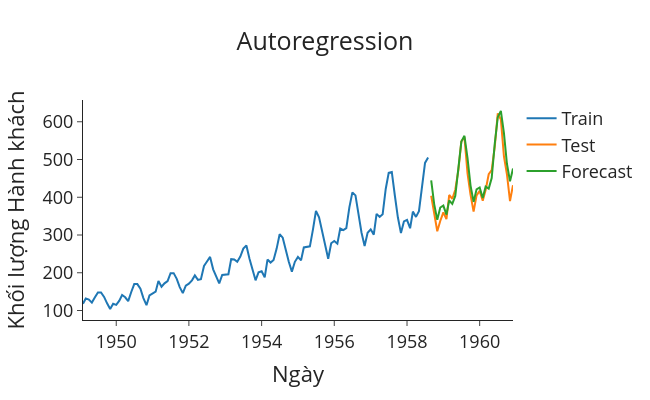

Notebook source saved alongside this figure:
### Markdown cell above
Các forecasts (dự báo) được tạo ra từ mô hình đã fit này là cho time series đã được differenced và biến đổi Box-Cox mà chúng ta đã tạo ra trước đó. Do đó, chúng ta phải un-difference (đảo ngược differencing) và áp dụng biến đổi Box-Cox nghịch đảo cho các predictions (dự đoán) để có được khối lượng hành khách hàng không được dự báo thực tế:

### Code cell
# Import các package
from scipy.special import inv_boxcox
import plotly.graph_objects as go

# Lấy forecasts và chuyển đổi sang khối lượng hành khách thực tế
transformed_forecasts = list(model.forecast(steps=len(test)))
boxcox_forecasts = []
for idx in range(len(test)):
    # Đảo ngược difference
    if idx == 0:
        boxcox_forecast = transformed_forecasts[idx] + train['Passengers_boxcox'].iloc[-1]
    else:
        boxcox_forecast = transformed_forecasts[idx] + boxcox_forecasts[idx-1]
    # Lưu forecast đã đảo ngược difference
    boxcox_forecasts.append(boxcox_forecast)
# Đảo ngược Box-Cox transformation
forecasts = inv_boxcox(boxcox_forecasts, lam)


def plot_forecasts(forecasts: list[float],
                   title: str) -> None:
    """Hàm để vẽ các forecasts."""
    fig = go.Figure()
    fig.add_trace(go.Scatter(x=train['Month'], y=train['#Passengers'], name='Train'))
    fig.add_trace(go.Scatter(x=test['Month'], y=test['#Passengers'], name='Test'))
    fig.add_trace(go.Scatter(x=test['Month'], y=forecasts, name='Forecast'))
    fig.update_layout(template="simple_white", font=dict(size=18), title_text=title,
                      width=650, title_x=0.5, height=400, xaxis_title='Ngày',
                      yaxis_title='Khối lượng Hành khách')

    return fig.show()


# Vẽ biểu đồ các forecasts
plot_forecasts(forecasts, 'Autoregression')
